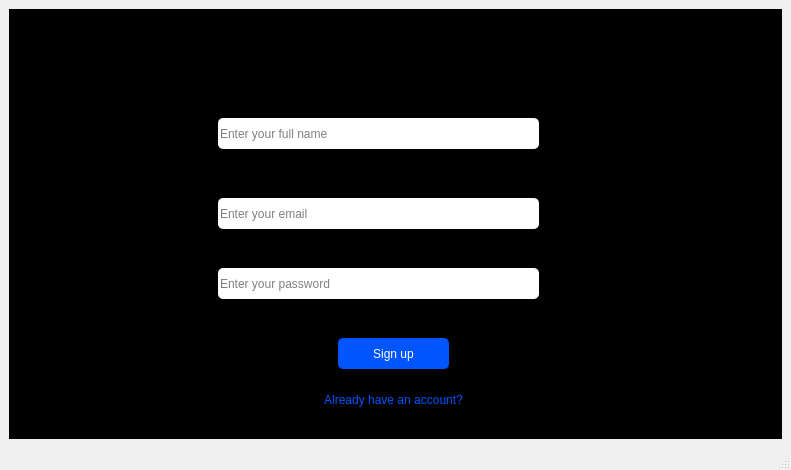
<?xml version="1.0" encoding="UTF-8"?>
<ui version="4.0">
 <class>MainWindow</class>
 <widget class="QMainWindow" name="MainWindow">
  <property name="geometry">
   <rect>
    <x>0</x>
    <y>0</y>
    <width>791</width>
    <height>470</height>
   </rect>
  </property>
  <property name="windowTitle">
   <string>MainWindow</string>
  </property>
  <widget class="QWidget" name="centralwidget">
   <layout class="QGridLayout" name="gridLayout">
    <item row="0" column="0">
     <widget class="QWidget" name="widget" native="true">
      <property name="styleSheet">
       <string notr="true">background-color: rgb(0, 0, 0);</string>
      </property>
      <layout class="QHBoxLayout" name="horizontalLayout">
       <item>
        <widget class="QWidget" name="signup" native="true">
         <property name="styleSheet">
          <string notr="true">background-color: rgb(0, 0, 0);</string>
         </property>
         <widget class="QLabel" name="label">
          <property name="geometry">
           <rect>
            <x>290</x>
            <y>40</y>
            <width>221</width>
            <height>31</height>
           </rect>
          </property>
          <property name="styleSheet">
           <string notr="true">font: 19pt &quot;Algerian&quot;;</string>
          </property>
          <property name="text">
           <string>CREATE ACCOUNT</string>
          </property>
         </widget>
         <widget class="QLabel" name="label_2">
          <property name="geometry">
           <rect>
            <x>200</x>
            <y>140</y>
            <width>61</width>
            <height>31</height>
           </rect>
          </property>
          <property name="styleSheet">
           <string notr="true">font: 14pt &quot;.VnArial&quot;;
background-color: rgba(0, 0, 0, 0);
</string>
          </property>
          <property name="text">
           <string>Email:</string>
          </property>
         </widget>
         <widget class="QLineEdit" name="lineEdit">
          <property name="geometry">
           <rect>
            <x>200</x>
            <y>180</y>
            <width>321</width>
            <height>31</height>
           </rect>
          </property>
          <property name="styleSheet">
           <string notr="true">background-color: rgb(255, 255, 255);
border-radius: 5px;</string>
          </property>
          <property name="placeholderText">
           <string>Enter your email</string>
          </property>
         </widget>
         <widget class="QLabel" name="label_3">
          <property name="geometry">
           <rect>
            <x>200</x>
            <y>220</y>
            <width>101</width>
            <height>31</height>
           </rect>
          </property>
          <property name="styleSheet">
           <string notr="true">font: 14pt &quot;.VnArial&quot;;
background-color: rgba(0, 0, 0, 0);</string>
          </property>
          <property name="text">
           <string>Password:</string>
          </property>
         </widget>
         <widget class="QLineEdit" name="lineEdit_2">
          <property name="geometry">
           <rect>
            <x>200</x>
            <y>250</y>
            <width>321</width>
            <height>31</height>
           </rect>
          </property>
          <property name="styleSheet">
           <string notr="true">background-color: rgb(255, 255, 255);
border-radius: 5px;</string>
          </property>
          <property name="placeholderText">
           <string>Enter your password</string>
          </property>
         </widget>
         <widget class="QCheckBox" name="checkBox">
          <property name="geometry">
           <rect>
            <x>210</x>
            <y>300</y>
            <width>371</width>
            <height>17</height>
           </rect>
          </property>
          <property name="styleSheet">
           <string notr="true">font: 12pt &quot;.VnArial&quot;;
font: 10pt &quot;MS Shell Dlg 2&quot;;</string>
          </property>
          <property name="text">
           <string>I have read and agree to The Cafe's Privacy Policy</string>
          </property>
         </widget>
         <widget class="QPushButton" name="pushButton">
          <property name="geometry">
           <rect>
            <x>320</x>
            <y>320</y>
            <width>111</width>
            <height>31</height>
           </rect>
          </property>
          <property name="styleSheet">
           <string notr="true">background-color: rgb(0, 85, 255);
color: rgb(255, 255, 255);
font: 75 14pt &quot;MS Shell Dlg 2&quot;;
border-radius: 5px;</string>
          </property>
          <property name="text">
           <string>Sign up</string>
          </property>
         </widget>
         <widget class="QPushButton" name="pushButton_1">
          <property name="geometry">
           <rect>
            <x>280</x>
            <y>370</y>
            <width>191</width>
            <height>23</height>
           </rect>
          </property>
          <property name="styleSheet">
           <string notr="true">border-radius: 0px;
font: 12pt &quot;MS Shell Dlg 2&quot;;
color: rgb(0, 85, 255);</string>
          </property>
          <property name="text">
           <string>Already have an account?</string>
          </property>
         </widget>
         <widget class="QLineEdit" name="lineEdit_3">
          <property name="geometry">
           <rect>
            <x>200</x>
            <y>100</y>
            <width>321</width>
            <height>31</height>
           </rect>
          </property>
          <property name="styleSheet">
           <string notr="true">background-color: rgb(255, 255, 255);
border-radius: 5px;</string>
          </property>
          <property name="placeholderText">
           <string>Enter your full name</string>
          </property>
         </widget>
         <widget class="QLabel" name="label_5">
          <property name="geometry">
           <rect>
            <x>-10</x>
            <y>-10</y>
            <width>181</width>
            <height>101</height>
           </rect>
          </property>
          <property name="styleSheet">
           <string notr="true">background-color: rgba(0, 0, 0, 0);</string>
          </property>
          <property name="text">
           <string/>
          </property>
          <property name="pixmap">
           <pixmap>../../PTI/Screenshot 2024-03-03 at 08.17.08.png</pixmap>
          </property>
          <property name="scaledContents">
           <bool>true</bool>
          </property>
         </widget>
        </widget>
       </item>
      </layout>
     </widget>
    </item>
   </layout>
  </widget>
  <widget class="QMenuBar" name="menubar">
   <property name="geometry">
    <rect>
     <x>0</x>
     <y>0</y>
     <width>791</width>
     <height>38</height>
    </rect>
   </property>
  </widget>
  <widget class="QStatusBar" name="statusbar"/>
 </widget>
 <resources>
  <include location="../image/image.qrc"/>
 </resources>
 <connections/>
</ui>
